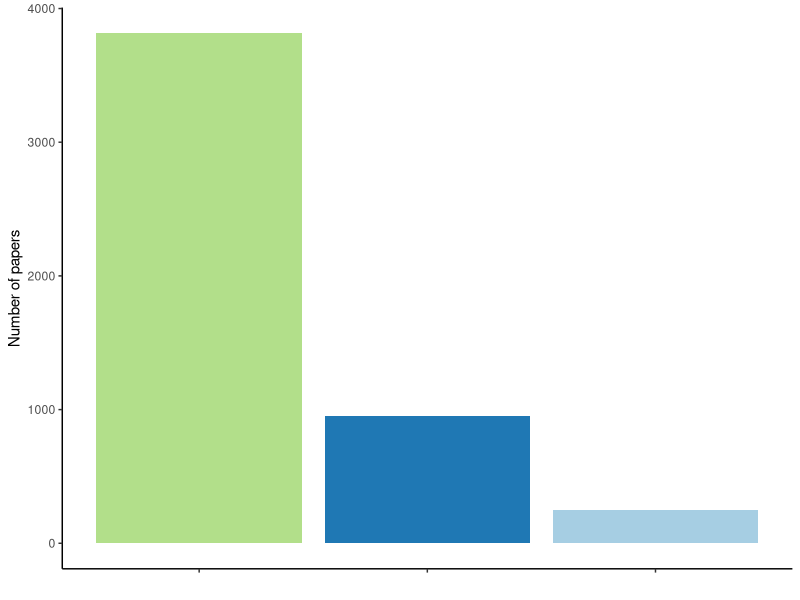
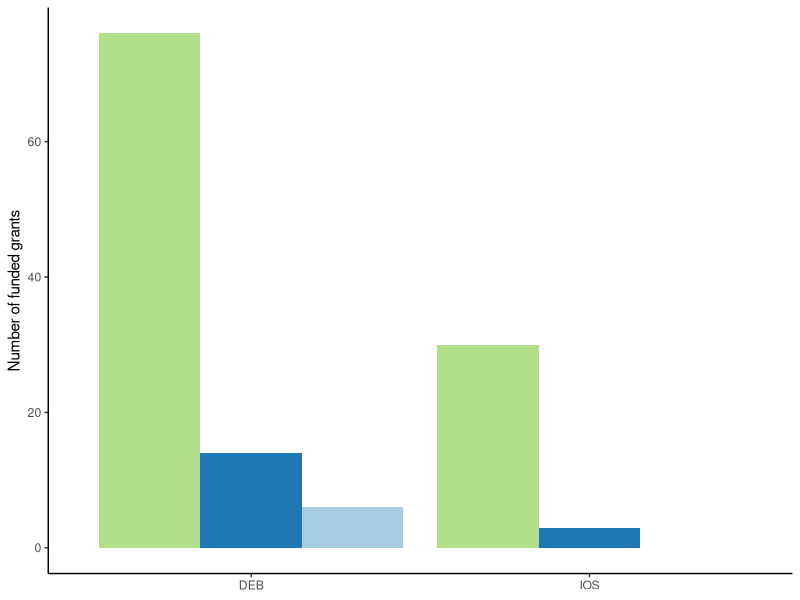
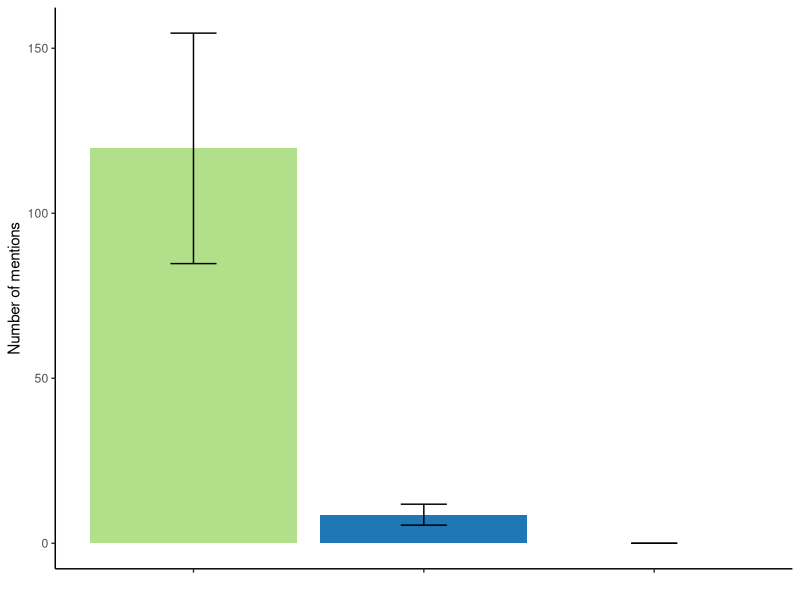
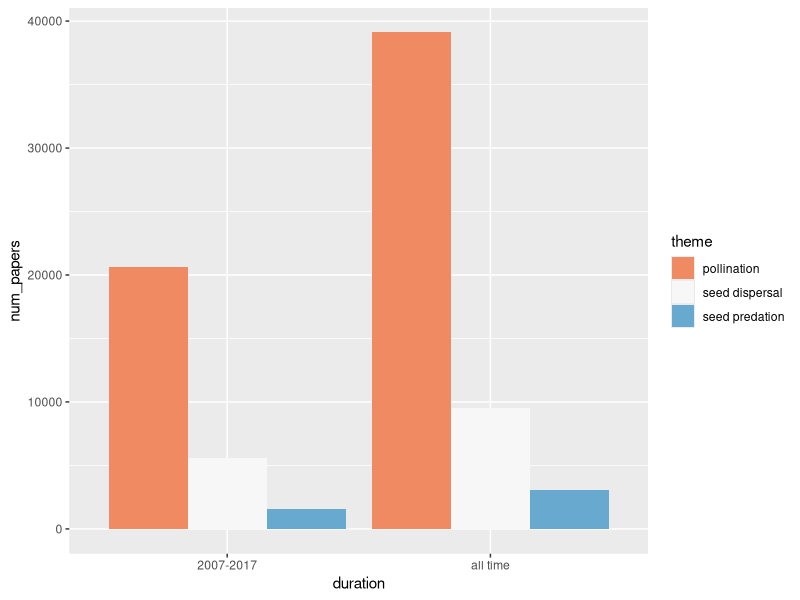
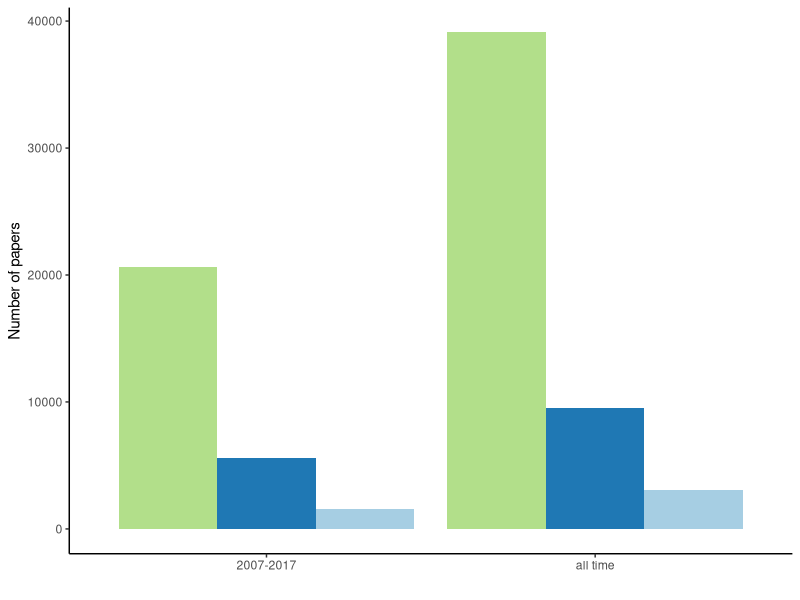
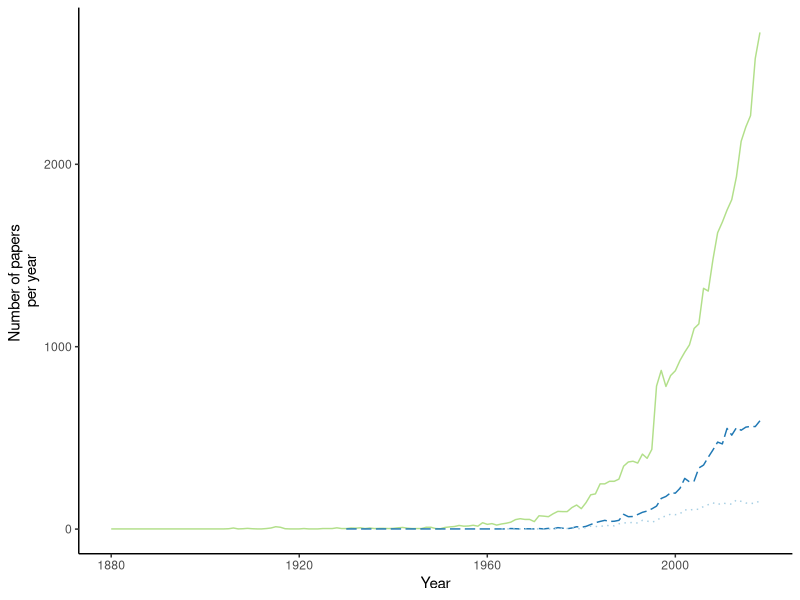
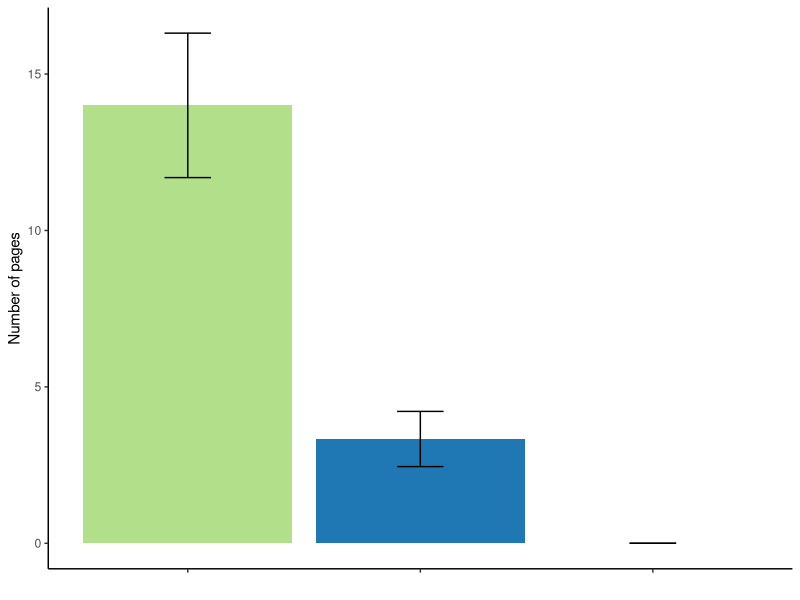

Generate these figures, in order, with R: (Note: this script raises an error after producing the figures.)
library(readxl)
library(tidyverse)
library(cowplot)

sdpapers <- read_excel("SD_Rant_Data.xlsx", sheet=1)
sdpaperstime <- read_excel("SD_Rant_Data.xlsx", sheet=2)
sdgrants <- read_excel("SD_Rant_Data.xlsx", sheet=3)
sdtextbooks <- read_excel("SD_Rant_Data.xlsx", sheet=4)
sdipbes <- read_excel("SD_Rant_Data.xlsx", sheet=5)

sdpapers$theme <- factor(sdpapers$theme, levels = c("pollination", "seed dispersal","seed predation", "herbivory"))
sdpaperstime$theme <- factor(sdpaperstime$theme, levels = c("pollination", "seed dispersal","seed predation", "herbivory"))
sdgrants$theme <- factor(sdgrants$theme, levels = c("pollination", "seed dispersal","seed predation", "herbivory"))
sdtextbooks$theme <- factor(sdtextbooks$theme, levels = c("pollination", "seed dispersal","seed predation", "herbivory"))
sdipbes$theme <- factor(sdipbes$theme, levels = c("pollination", "seed dispersal","seed predation", "herbivory"))

sdpapers <- subset (sdpapers, theme != "herbivory" )
sdpaperstime <- subset (sdpaperstime, theme != "herbivory" )
sdgrants <- subset (sdgrants, theme != "herbivory" )
sdtextbooks <- subset (sdtextbooks, theme != "herbivory" )
sdipbes <- subset (sdipbes, theme != "herbivory" )

group.colors <- c("pollination"="#E69F0055", "seed dispersal"="#D55E0055", "seed predation"="#F0E44255")

papers <- ggplot(sdpapers[sdpapers$field == "all",], aes(duration, num_papers, fill=theme))+
    geom_bar(stat="identity", position = "dodge")+
    #scale_fill_grey(start = 0, end = .9)+
    scale_fill_brewer(type = "qual", palette = 3, direction= -1)+
    ylab("Number of papers")+
    xlab("")+
    theme_classic()+
    theme(legend.position="none")
#ggsave("papers_graph.pdf")

legend <- ggplot(sdpapers, aes(duration, num_papers, fill=theme))+
    geom_bar(stat="identity", position = "dodge")+
    scale_fill_brewer(type = "div", palette = 5)

evolpapers <- ggplot(sdpapers[sdpapers$field == "evolution",], aes(theme, num_papers, fill=theme))+
    geom_bar(stat="identity", position = "dodge")+
    scale_x_discrete(name=" ") +
    #scale_fill_grey(start = 0, end = .9)+
    scale_fill_brewer(type = "qual", palette = 3, direction= -1)+
    ylab("Number of papers")+
    #xlab("interaction")+
    theme_classic()+
    theme(legend.position="none",
          axis.text.x = element_blank())
#ggsave("papersevol_graph.pdf")

paperstime <- ggplot(sdpaperstime, aes(year, numpubs, color=theme))+
  geom_line(aes(linetype=theme))+
  scale_color_brewer(type = "qual", palette = 3, direction= -1)+
  #scale_color_grey(start = 0, end = .9)+
  scale_linetype_manual(values=c("solid", "longdash", "dotted"))+
  ylab("Number of papers \nper year")+
  xlab("Year")+
  theme_classic()+
  theme(legend.position="none")
#ggsave("paperstime_graph.pdf")

grants <- ggplot(sdgrants, aes(division, num_grants, fill=theme))+
    geom_bar(stat="identity", position = "dodge")+
    scale_fill_brewer(type = "qual", palette = 3, direction= -1)+
    #scale_fill_grey(start = 0, end = .9)+
    ylab("Number of funded grants")+
    xlab("")+
    theme_classic()+
    theme(legend.position="none",
          axis.title.x = element_blank())
#ggsave("grants_graph.pdf")

# #textbooks <- ggplot(sdtextbooks, aes(theme, num_unique_pages, fill=theme))+
#     geom_bar(stat="identity", position = "dodge")+
#     scale_fill_brewer(type = "div", palette = 5)+
#     ylab("Number of pages")+
#     xlab("")+
#     theme_classic()+
#     theme(axis.text.x=element_blank(),
#           panel.background = element_rect(fill = NA, color = "black"))+
#     facet_grid(.~textbook_name)
# #ggsave("textbook_graph.pdf")

sumtext <- sdtextbooks %>%
    group_by(theme) %>%
    summarise(N=length(num_unique_pages),
               mean = mean(num_unique_pages),
               sd   = sd(num_unique_pages),
               se   = sd / sqrt(N))

textbooks <- ggplot(sumtext, aes(theme, mean, fill=theme))+
  geom_bar(stat="identity")+
  geom_errorbar(aes(ymin=mean-se, ymax=mean+se), width=0.2)+
  scale_fill_brewer(type = "qual", palette = 3, direction= -1)+
  #scale_fill_grey(start = 0, end = .9)+
  ylab("Number of pages")+
  xlab("")+
  theme_classic()+
  theme(legend.position="none",
    axis.text.x=element_blank())

sumipbes <- sdipbes %>%
    group_by(theme) %>%
    summarise(N=length(num_mentions),
               mean = mean(num_mentions),
               sd   = sd(num_mentions),
               se   = sd / sqrt(N))

ipbes <- ggplot(sumipbes, aes(theme, mean, fill=theme))+
  geom_bar(stat="identity")+
  geom_errorbar(aes(ymin=mean-se, ymax=mean+se), width=0.2)+
  scale_fill_brewer(type = "qual", palette = 3, direction= -1)+
  #scale_fill_grey(start = 0, end = .9)+
  ylab("Number of mentions")+
  xlab("")+
  theme_classic()+
  theme(legend.position="none",
    axis.text.x=element_blank())

legend_bar <- ggplot(sdpapers, aes(duration, num_papers, fill=theme))+
  geom_bar(stat="identity", position = "dodge")+
  scale_fill_brewer(type = "seq", palette = 4, direction= -1)+

legend_line <- ggplot(sdpaperstime, aes(year, numpubs, color=theme))+
  geom_line(aes(linetype=theme), size=1.2)+
  scale_color_brewer(type = "qual", palette = 3, direction= -1)+
  #scale_color_grey(start = 0, end = .9)+
  scale_linetype_manual(values=c("solid", "longdash", "dotted"))+
  theme(legend.title=element_blank(), legend.key.width = unit(1.5,"cm"))

fig2legend <- get_legend(legend_line)
top_row <- plot_grid(papers, paperstime, fig2legend, labels = c('A', 'B', ''), label_x = 0.1, label_y = 0.1, hjust = -0.25, vjust = -0.25, nrow=1, rel_widths = c(1,1, 0.6)) #align='h', axis='b'
bottom_row <- plot_grid(grants, textbooks, ipbes, labels = c('C', 'D', 'E'), label_x = 0.07, label_y = 0.07, hjust = -0.3, vjust = -0.1, nrow=1, rel_widths = c(1,1,1), axis='b', align='v')
Fig2 <- plot_grid(top_row, bottom_row, nrow=2, align='hv')

save_plot("fig2psdp.pdf", Fig2, base_width = 8)
1220/3149

